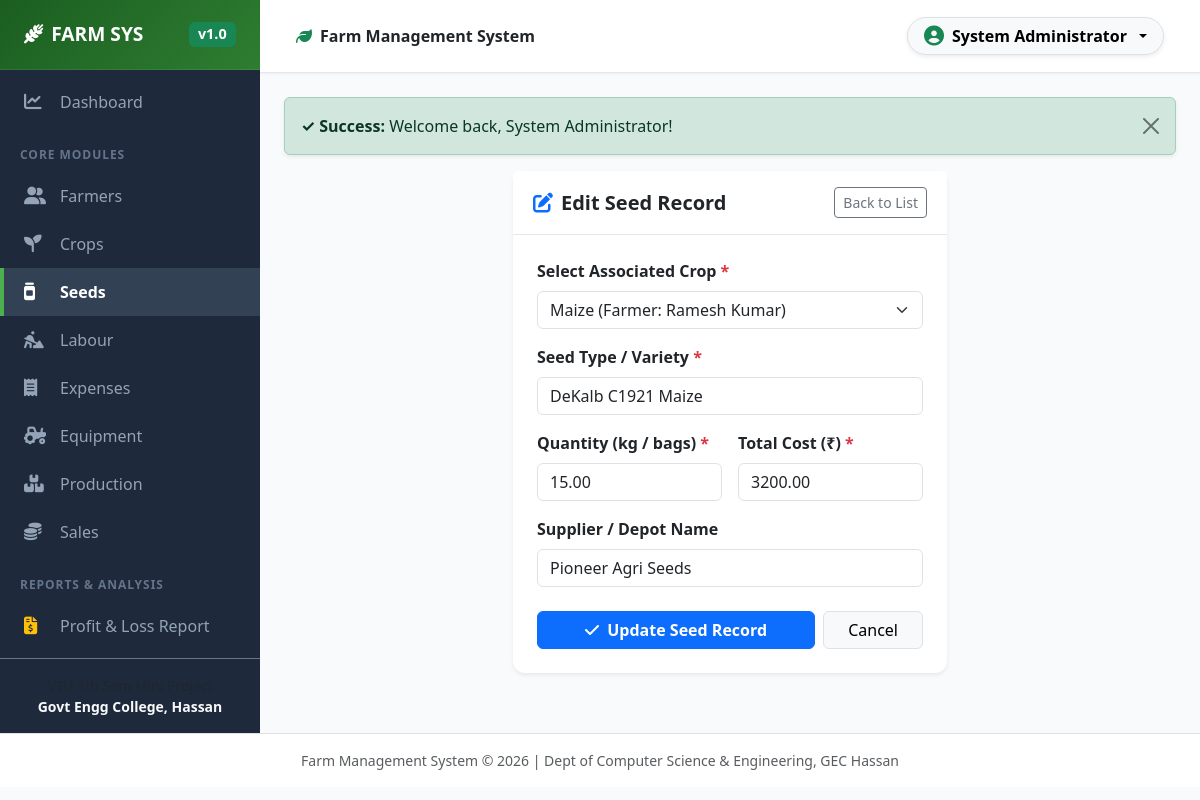
Screenshot of /modules/seed/edit.php?id=2 (signed in) with the database file from the repository.
### tables this page shows
CREATE TABLE IF NOT EXISTS `seed` (
  `seed_id` INT AUTO_INCREMENT PRIMARY KEY,
  `crop_id` INT NOT NULL,
  `seed_type` VARCHAR(100) NOT NULL,
  `quantity` DECIMAL(10,2) NOT NULL,
  `supplier` VARCHAR(100) NOT NULL,
  `cost` DECIMAL(10,2) NOT NULL,
  `created_at` TIMESTAMP DEFAULT CURRENT_TIMESTAMP,
  FOREIGN KEY (`crop_id`) REFERENCES `crop`(`crop_id`) ON DELETE CASCADE
);

CREATE TABLE IF NOT EXISTS `crop` (
  `crop_id` INT AUTO_INCREMENT PRIMARY KEY,
  `farmer_id` INT NOT NULL,
  `crop_name` VARCHAR(100) NOT NULL,
  `season` VARCHAR(30) NOT NULL,
  `planting_date` DATE NOT NULL,
  `harvest_date` DATE DEFAULT NULL,
  `created_at` TIMESTAMP DEFAULT CURRENT_TIMESTAMP,
  FOREIGN KEY (`farmer_id`) REFERENCES `farmer`(`farmer_id`) ON DELETE CASCADE
);

### modules/seed/edit.php (the view, shortened to what this page needs)
<?php
require_once __DIR__ . '/../../includes/header.php';
$id = intval($_GET['id'] ?? 0);
$stmt = $pdo->prepare("SELECT * FROM seed WHERE seed_id = ?");
$stmt->execute([$id]);
$seed = $stmt->fetch();
$crops = $pdo->query("
    SELECT c.crop_id, c.crop_name, f.name as farmer_name
    FROM crop c
    JOIN farmer f ON c.farmer_id = f.farmer_id
    ORDER BY c.crop_name ASC
")->fetchAll();
if ($_SERVER['REQUEST_METHOD'] === 'POST') {
    $crop_id = intval($_POST['crop_id'] ?? 0);
    $seed_type = trim($_POST['seed_type'] ?? '');
    $quantity = floatval($_POST['quantity'] ?? 0);
    $supplier = trim($_POST['supplier'] ?? '');
    $cost = floatval($_POST['cost'] ?? 0);
    if (empty($crop_id) || empty($seed_type) || $quantity <= 0 || $cost < 0) {
        $error = 'Crop, Seed Type, valid Quantity (>0) and Cost (>=0) are required.';
    } else {
        $update_stmt = $pdo->prepare("UPDATE seed SET crop_id = ?, seed_type = ?, quantity = ?, supplier = ?, cost = ? WHERE seed_id = ?");
        if ($update_stmt->execute([$crop_id, $seed_type, $quantity, $supplier, $cost, $id])) {
            set_flash('success', "Seed record '$seed_type' updated successfully!");
            redirect('list.php');
        } else {
            $error = 'Failed to update seed record.';
        }
    }
} else {
    $crop_id = $seed['crop_id'];
    $seed_type = $seed['seed_type'];
    $quantity = $seed['quantity'];
    $supplier = $seed['supplier'];
    $cost = $seed['cost'];
}
?>
<div class="row justify-content-center">
    <div class="col-md-7 col-lg-6">
        <div class="card shadow-sm border-0">
            <div class="card-header bg-white py-3 d-flex justify-content-between align-items-center">
                <h5 class="fw-bold text-dark mb-0"><i class="fa-solid fa-pen-to-square text-primary me-2"></i>Edit Seed Record</h5>
                <a href="list.php" class="btn btn-sm btn-outline-secondary">Back to List</a>
            </div>
            <div class="card-body p-4">
                <form action="edit.php?id=<?= $id ?>" method="POST" class="needs-validation" novalidate>
                    <div class="mb-3">
                        <label class="form-label fw-semibold">Select Associated Crop <span class="text-danger">*</span></label>
                        <select name="crop_id" class="form-select" required>
                            <?php foreach ($crops as $c): ?>
                                <option value="<?= $c['crop_id'] ?>" <?= ($crop_id == $c['crop_id']) ? 'selected' : '' ?>>
                                    <?= htmlspecialchars($c['crop_name']) ?> (Farmer: <?= htmlspecialchars($c['farmer_name']) ?>)
                                </option>
                            <?php endforeach; ?>
                        </select>
                    </div>
                    <div class="mb-3">
                        <label class="form-label fw-semibold">Seed Type / Variety <span class="text-danger">*</span></label>
                        <input type="text" name="seed_type" class="form-control" value="<?= htmlspecialchars($seed_type) ?>" required>
                    </div>
                    <div class="row g-3 mb-3">
                        <div class="col-md-6">
                            <label class="form-label fw-semibold">Quantity (kg / bags) <span class="text-danger">*</span></label>
                            <input type="number" step="0.01" min="0.01" name="quantity" class="form-control" value="<?= htmlspecialchars($quantity) ?>" required>
                        </div>
                        <div class="col-md-6">
                            <label class="form-label fw-semibold">Total Cost (₹) <span class="text-danger">*</span></label>
                            <input type="number" step="0.01" min="0" name="cost" class="form-control" value="<?= htmlspecialchars($cost) ?>" required>
                        </div>
                    </div>
                    <div class="mb-4">
                        <label class="form-label fw-semibold">Supplier / Depot Name</label>
                        <input type="text" name="supplier" class="form-control" value="<?= htmlspecialchars($supplier) ?>">
                    </div>
                    <div class="d-flex gap-2">
                        <button type="submit" class="btn btn-primary flex-fill fw-semibold">
                            <i class="fa-solid fa-check me-1"></i> Update Seed Record
                        </button>
                        <a href="list.php" class="btn btn-light border px-4">Cancel</a>
                    </div>
                </form>
            </div>
        </div>
    </div>
</div>
<?php require_once __DIR__ . '/../../includes/footer.php'; ?>

### assets/css/style.css (style rules this page uses)
:root { --primary-color: #2e7d32; --primary-dark: #1b5e20; --primary-light: #e8f5e9; --accent-color: #4caf50; --sidebar-bg: #1e293b; --sidebar-hover: #334155; --sidebar-text: #94a3b8; --bg-light: #f8fafc; --card-shadow: 0 4px 6px -1px rgba(0, 0, 0, 0.05), 0 2px 4px -1px rgba(0, 0, 0, 0.03); --hover-shadow: 0 10px 15px -3px rgba(0, 0, 0, 0.08), 0 4px 6px -2px rgba(0, 0, 0, 0.04); }
body { font-family: 'Segoe UI', system-ui, -apple-system, sans-serif; background-color: var(--bg-light); color: #334155; min-height: 100vh; }
.card { border: none; border-radius: 12px; box-shadow: var(--card-shadow); }
.card-header { background-color: #ffffff; border-bottom: 1px solid #e2e8f0; font-weight: 600; padding: 1rem 1.25rem; }

### rows the page displays
seed: crop_id "Maize (Farmer: Ramesh Kumar)", seed_type "DeKalb C1921 Maize", quantity "15.00", cost "3200.00", supplier "Pioneer Agri Seeds"

### other values shown
$_SESSION['full_name'] "System Administrator"
$flash['message'] "Welcome back, System Administrator!"
